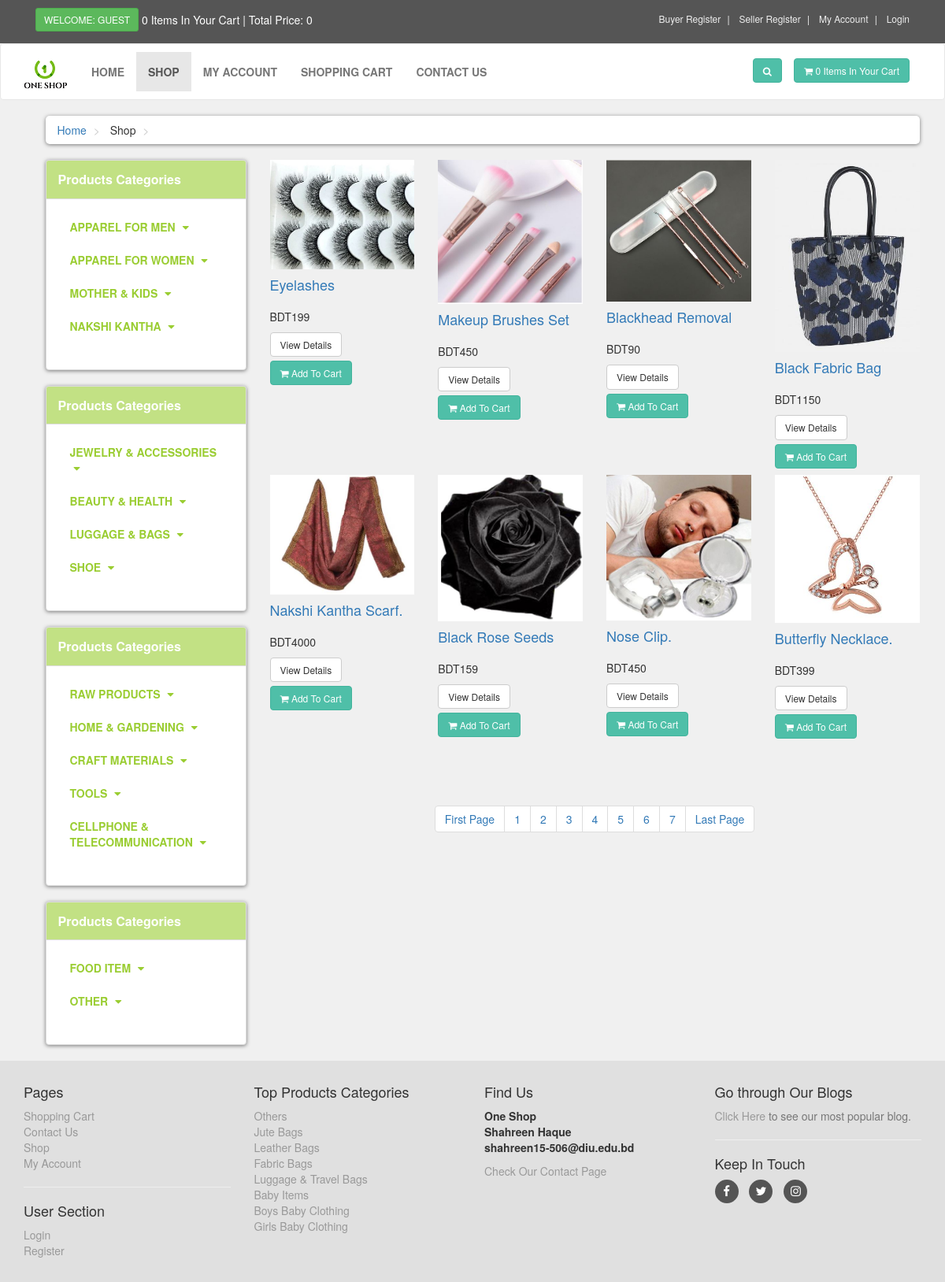
The page /shop.php on the database its author committed.
### tables this page shows
CREATE TABLE `products` (
  `product_id` int(10) NOT NULL,
  `p_cat_id` int(10) NOT NULL,
  `cat_id` int(10) NOT NULL,
  `seller` varchar(200) NOT NULL,
  `date` timestamp NOT NULL DEFAULT CURRENT_TIMESTAMP ON UPDATE CURRENT_TIMESTAMP,
  `product_title` text NOT NULL,
  `product_img1` text NOT NULL,
  `product_img2` text NOT NULL,
  `product_img3` text NOT NULL,
  `product_price` int(10) NOT NULL,
  `product_keywords` text NOT NULL,
  `product_desc` text NOT NULL
);

CREATE TABLE `product_categories` (
  `p_cat_id` int(10) NOT NULL,
  `p_cat_title` text NOT NULL,
  `categories` varchar(200) NOT NULL,
  `cid` int(11) NOT NULL,
  `seller` int(111) NOT NULL
);

### shop.php (the view, shortened to what this page needs)
<?php
    include("includes/header.php");
?>
  <?php
	if(isset($_GET['seller_id'])){
		$seller_id = $_GET['seller_id'];
		$get_seller = "select * from sellers WHERE seller_id='$seller_id'";
		$run_seller = mysqli_query($con,$get_seller);
		while($row_seller=mysqli_fetch_array($run_seller)){
			$seller_name = $row_seller['seller_name'];
			$company_name = $row_seller['company_name'];
		}
	}
  else{
   $company_name = " ";
  }
  ?>
   <div id="content">
       <div class="container">
           <div class="col-md-12">
               <ul class="breadcrumb">
                   <li>
                       <a href="index.php">Home</a>
                   </li>
                   <li>
                       Shop
                   </li>
				          <li><?php echo $company_name ?></li>
               </ul>
           </div>
           <div class="col-md-3">
   <?php
    include("includes/sidebar.php");
    ?>
           </div>
           <div class="col-md-9">
               <div class="row">
                   <?php
                        if(!isset($_GET['p_cat'])){
                         if(!isset($_GET['cat'])){
                            $per_page=8;
                            if(isset($_GET['page'])){
                                $page = $_GET['page'];
                            }else{
                                $page=1;
                            }
                            $start_from = ($page-1) * $per_page;
                            if(isset($_GET['seller_id'])){
              								$seller_id = $_GET['seller_id'];
                              $get_products = "select * from products WHERE seller='$seller_id' order by 1 DESC ";
                            ?>
                            <div class="box" style="height: 100px">
                              <h3>
                            <?php
                              $shop_name = "select company_name from sellers where seller_id='$seller_id'";
                              $get_shop_name = mysqli_query($con,$shop_name);
                              $row_shop_name = mysqli_fetch_array($get_shop_name);
                              $shop = $row_shop_name['company_name'];
                              echo $shop;
                            ?>
                          </h3>
                            </div>
                            <?php
                            }
                            else{
              							$get_products = "select * from products order by 1 DESC LIMIT $start_from,$per_page";
              							}
                            $run_products = mysqli_query($con,$get_products);
                            while($row_products=mysqli_fetch_array($run_products)){
                                $pro_id = $row_products['product_id'];
                                $pro_title = $row_products['product_title'];
                                $pro_price = $row_products['product_price'];
                                $pro_img1 = $row_products['product_img1'];
                                echo "
                                    <div class='col-md-3 col-sm-6 center-responsive'>
                                        <div style='height: 400px'>
                                            <a href='details.php?pro_id=$pro_id'>
                                                <img class='img-responsive' src='seller_area/product_images/$pro_img1'>
                                            </a>
                                            <div class='text'>
                                                <h4 style='height: 30px;'>
                                                    <a href='details.php?pro_id=$pro_id'> $pro_title </a>
                                                </h4>
                                                <p class='price'>
                                                    BDT$pro_price
                                                </p>
                                                <p class='buttons'>
                                                    <a class='btn btn-default' href='details.php?pro_id=$pro_id'>
                                                        View Details
                                                    </a>
                                                    <a class='btn btn-primary' href='details.php?pro_id=$pro_id'>
                                                        <i class='fa fa-shopping-cart'></i> Add To Cart
                                                    </a>
                                                </p>
                                            </div>
                                        </div>
                                    </div>
                                ";
                        }
                   ?>
               </div>
                <?php
                if(!isset($_GET['seller_id'])){
                ?>
                <center>
                   <ul class="pagination">
					         <?php
                    $query = "select * from products";
                    $result = mysqli_query($con,$query);
                    $total_records = mysqli_num_rows($result);
                    $total_pages = ceil($total_records / $per_page);
                        echo "
                            <li>
                                <a href='shop.php?page=1'> ".'First Page'." </a>
                            </li>
                        ";
                        for($i=1; $i<=$total_pages; $i++){
                              echo "
                            <li>
                                <a href='shop.php?page=".$i."'> ".$i." </a>
                            </li>
                        ";
                        };
                        echo "
                            <li>
                                <a href='shop.php?page=$total_pages'> ".'Last Page'." </a>
                            </li>
                        ";
					    	}
						}
					 ?>
                   </ul>
               </center>
          <?php
            }
          ?>
           </div>
       </div>
   </div>
   <?php
    include("includes/footer.php");
    ?>
</body>
</html>

### includes/footer.php (shortened to what this page needs)
<div id="footer">
    <div class="container">
        <div class="row">
            <div class="col-sm-6 col-md-3">
               <h4>Pages</h4>
                <ul>
                    <li><a href="cart.php">Shopping Cart</a></li>
                    <li><a href="contact.php">Contact Us</a></li>
                    <li><a href="shop.php">Shop</a></li>
                    <li><a href="customer/my_account.php">My Account</a></li>
                </ul>
                <hr>
                <h4>User Section</h4>
                <ul>
                           <?php
                           if(!isset($_SESSION['customer_email'])){
                               echo"<a href='checkout.php'>Login</a>";
                           }else{
                              echo"<a href='customer/my_account.php?my_orders'>My Account</a>";
                           }
                           ?>
                    <li><a href="customer_register.php">Register</a></li>
                </ul>
            </div>
            <div class="com-sm-6 col-md-3">
                <h4>Top Products Categories</h4>
                <ul>
                    <?php
                        $get_p_cats = "select * from product_categories order by 1 DESC LIMIT 1,8";
                        $run_p_cats = mysqli_query($con,$get_p_cats);
                        while($row_p_cats=mysqli_fetch_array($run_p_cats)){
                            $p_cat_id = $row_p_cats['p_cat_id'];
                            $p_cat_title = $row_p_cats['p_cat_title'];
                            echo "
                                <li>
                                    <a href='shop.php?p_cat=$p_cat_id'>
                                        $p_cat_title
                                    </a>
                                </li>
                            ";
                        }
                    ?>
                </ul>
            </div>
            <div class="col-sm-6 col-md-3">
                <h4>Find Us</h4>
                <p>
                    <strong>One Shop</strong>
                    <br/><strong>Shahreen Haque</strong>
                    <br/><strong>shahreen15-506@diu.edu.bd</strong>
                </p>
                <a href="contact.php">Check Our Contact Page</a>
            </div>
            <div class="col-sm-6 col-md-3">
                <h4>Go through Our Blogs</h4>
                <p class="text-muted">
                   <a href="http://localhost/oneshop_ecommerce/blog_details.php?id=1">Click Here</a> to see our most popular blog.
                </p>
                <hr>
                <h4>Keep In Touch</h4>
                <p class="social">
                    <a href="https://www.facebook.com/shahreen0111" class="fa fa-facebook"></a>
                    <a href="https://l.facebook.com/l.php?u=https%3A%2F%2Fmobile.twitter.com%2FIJahaan%3Ffbclid%3DIwAR3Nk9ucN38X-M8CpdRh51OhgWpqVewc48wclLEu6rMq7QsGt_qANE4hJPg&h=AT0oOPxlWtITUmrhp-G6yceHjxBdctjD_HxekypURnh6UT6hvQQrLWiodO6VysU7Ik1sWb9A0q_UfM6Ao0toItYpfqvhskFlpCftLvBiYdL6aiXSov8G8Pv0p5DZeU5_kYoaPqWRl7Y2NYA" class="fa fa-twitter"></a>
                    <a href="#" class="fa fa-instagram"></a>
                </p>
            </div>
        </div>
    </div>
</div>

### styles/style.css (style rules this page uses)
body { font-size: 14px; line-height: 1.42857143; color: #333333; background: #f0f0f0; overflow-x: hidden; }
.btn-primary { color: rgb(255, 255, 255); background: rgb(79, 191, 168); border-color: rgb(65, 179, 156); }
#content { padding-left: 25px; }
.breadcrumb { padding: 8px 15px; margin-bottom: 20px; background: #ffffff; border-radius: 5px; box-shadow: 0px 1px 5px rgba(0, 0, 0, .5); }
.breadcrumb> li + li:before { content: ">\00a0"; color: #cccccc; }
#footer { background: #e0e0e0; padding: 20px 0; }
#footer a { color: #999999; padding: 0; text-decoration: none; }
#footer ul { list-style: none; padding-left: 0px; }
#footer .social { text-align: left; }
#footer .social a { margin: 0px 10px 0px 0px; display: inline-block; color: #ffffff; width: 30px; height: 30px; border-radius: 15px; line-height: 30px; font-size: 15px; text-align: center; vertical-align: bottom; background: #555555; text-decoration: none; }

### shop.php (style rules this page uses)
.btn { margin-bottom: 5px!important; font-size: 12px!important; }

### rows shown on the page
products: product_img1 (picture), product_title "Eyelashes", product_price "199"
products: product_img1 (picture), product_title "Makeup Brushes Set", product_price "450"
products: product_img1 (picture), product_title "Blackhead Removal", product_price "90"
products: product_img1 (picture), product_title "Black Fabric Bag", product_price "1150"
products: product_img1 (picture), product_title "Nakshi Kantha Scarf.", product_price "4000"
products: product_img1 (picture), product_title "Black Rose Seeds", product_price "159"
products: product_img1 (picture), product_title "Nose Clip.", product_price "450"
products: product_img1 (picture), product_title "Butterfly Necklace.", product_price "399"
product_categories: p_cat_title "Others"
product_categories: p_cat_title "Jute Bags"
product_categories: p_cat_title "Leather Bags"
product_categories: p_cat_title "Fabric Bags"
product_categories: p_cat_title "Luggage & Travel Bags"
product_categories: p_cat_title "Baby Items"
product_categories: p_cat_title "Boys Baby Clothing"
product_categories: p_cat_title "Girls Baby Clothing"
